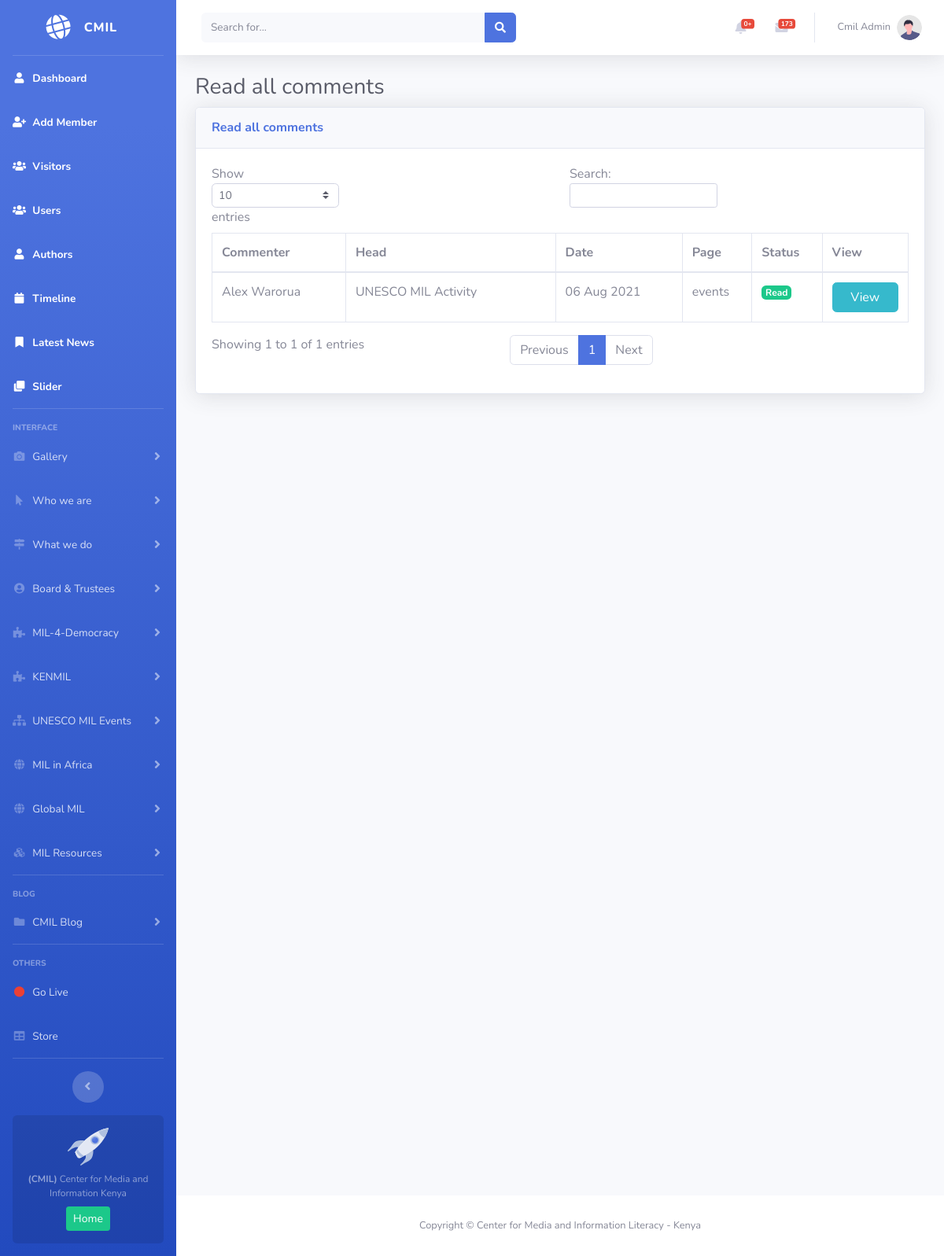
Screenshot of /admin/all_comments.php (signed in) with the database file from the repository.
### tables this page shows
CREATE TABLE `users` (
  `id` int(11) NOT NULL,
  `contact` varchar(15) NOT NULL,
  `email` varchar(50) NOT NULL,
  `firstname` varchar(40) NOT NULL,
  `lastname` varchar(40) NOT NULL,
  `status` int(11) NOT NULL DEFAULT 0,
  `password` text NOT NULL,
  `date` varchar(100) NOT NULL,
  `activate_code` varchar(100) NOT NULL,
  `reset_code` varchar(100) NOT NULL,
  `points` int(100) NOT NULL
);

CREATE TABLE `comments` (
  `id` int(11) NOT NULL,
  `user` int(40) NOT NULL,
  `site` text NOT NULL,
  `head` varchar(50) NOT NULL,
  `content` text NOT NULL,
  `date` varchar(100) NOT NULL,
  `title` varchar(200) NOT NULL,
  `page` varchar(40) NOT NULL,
  `conf_1` int(100) NOT NULL,
  `upraise` int(100) NOT NULL
);

### admin/includes/session.php (called while the page is built, shortened)
<?php
include '../includes/conn.php';
	if(isset($_SESSION['admin'])){
		$conn = $pdo->open();
		try{
			$stmt = $conn->prepare("SELECT * FROM users WHERE id=:id");
			$stmt->execute(['id'=>$_SESSION['admin']]);
			$user = $stmt->fetch();
		}
		catch(PDOException $e){
			echo "There is some problem in connection: " . $e->getMessage();
		}
	}
?>

### admin/all_comments.php (the view, shortened to what this page needs)
<!DOCTYPE html>
<html lang="en">
<?php include 'includes/session.php'; ?>
<?php include 'includes/styles.php'; ?>
<body id="page-top">
    <div id="wrapper">
          <?php include 'includes/sidebar.php'; ?>
        <div id="content-wrapper" class="d-flex flex-column">
            <div id="content">
                 <?php include 'includes/topbar.php'; ?>
                <div class="container-fluid">
                    <h1 class="h3 mb-2 text-gray-800">Read all comments</h1>
                    <div class="card shadow mb-4">
                        <div class="card-header py-3">
                            <h6 class="m-0 font-weight-bold text-primary">Read all comments</h6>
                        </div>
                        <div class="card-body">
						    <div class="table-responsive">
                                <table class="table table-bordered" id="dataTable" width="100%" cellspacing="0">
                                    <thead>
                                        <tr>
										    <th>Commenter</th>
                                            <th>Head</th>
											<th>Date</th>
                                            <th>Page</th>
											<th>Status</th>
                                            <th>View</th>
                                        </tr>
                                    </thead>
                                    <tbody>
									<?php
									$conn = $pdo->open();
									$stmt = $conn->prepare("SELECT *  FROM comments");
									$stmt->execute();
									foreach($stmt as $row){
									if($row['conf_1'] == 1){
									$badge = '<h3 class="badge badge-success">Read</h3>';
									}
									else{
									$badge = '<h3 class="badge badge-danger">Unread</h3>';
									}
									$stmt = $conn->prepare("SELECT *  FROM users WHERE id=:id");
									$stmt->execute(['id'=>$row['user']]);
									$commenter = $stmt->fetch();
								echo '
									<tr>
									        <td>'.$commenter['firstname'].' '.$commenter['lastname'].'</td>
                                            <td>'.$row['head'].'</td>
                                            <td>'.$row['date'].'</td>
                                            <td>
											'.$row['page'].'
											</td>
											<td>
											'.$badge.'
											</td>
										    <td>
											<a href="comment.php?pass='.$row['id'].'" style="width:100%" class="btn btn-info">View</a>
											</td>
                                        </tr>
									';
									}
									?>
                                    </tbody>
                                </table>
                            </div>
                        </div>
                    </div>
                </div>
            </div>
               <?php include 'includes/footer.php'; ?>
</body>
</html>

### admin/includes/topbar.php (shortened to what this page needs)
<nav class="navbar navbar-expand navbar-light bg-white topbar mb-4 static-top shadow">
                    <form
                        class="d-none d-sm-inline-block form-inline mr-auto ml-md-3 my-2 my-md-0 mw-100 navbar-search">
                        <div class="input-group">
                            <input type="text" class="form-control bg-light border-0 small" placeholder="Search for..."
                                aria-label="Search" aria-describedby="basic-addon2">
                            <div class="input-group-append">
                                <button class="btn btn-primary" type="button">
                                    <i class="fas fa-search fa-sm"></i>
                                </button>
                            </div>
                        </div>
                    </form>
                    <ul class="navbar-nav ml-auto">
<?php
$conn = $pdo->open();
$stmt = $conn->prepare("SELECT *,COUNT(*) AS numrows FROM comments WHERE conf_1=0");
$stmt->execute();
$unread = $stmt->fetch();
?>
                        <li class="nav-item dropdown no-arrow mx-1">
                            <a class="nav-link dropdown-toggle" href="#" id="alertsDropdown" role="button"
                                data-toggle="dropdown" aria-haspopup="true" aria-expanded="false">
                                <i class="fas fa-bell fa-fw"></i>
                                <span class="badge badge-danger badge-counter"><?php echo $unread['numrows']; ?>+</span>
                            </a>
                        </li>
                        <li class="nav-item dropdown no-arrow mx-1">
                            <a class="nav-link dropdown-toggle" href="#" id="messagesDropdown" role="button"
                                data-toggle="dropdown" aria-haspopup="true" aria-expanded="false">
								<?php
								$conn = $pdo->open();
								$stmt = $conn->prepare("SELECT *,COUNT(*) AS numrows FROM message WHERE conf_1=0");
								$stmt->execute();
								$messages = $stmt->fetch();
								?>
                                <span class="badge badge-danger badge-counter"><?php echo $messages['numrows']; ?></span>
                            </a>
                        </li>
                        <li class="nav-item dropdown no-arrow">
                            <a class="nav-link dropdown-toggle" href="#" id="userDropdown" role="button"
                                data-toggle="dropdown" aria-haspopup="true" aria-expanded="false">
                                <span class="mr-2 d-none d-lg-inline text-gray-600 small"><?php echo $user['firstname']; ?> <?php echo $user['lastname']; ?></span>
                                <img class="img-profile rounded-circle"
                                    src="includes/img/undraw_profile.svg">
                            </a>
                        </li>
                    </ul>
                </nav>
				</div>
				</div>

### rows the page displays
users: firstname "Cmil", lastname "Admin"
comments: users.firstname "Alex", users.lastname "Warorua", head "UNESCO MIL Activity", date "06 Aug 2021", page "events", conf_1 "Read"

### other values shown
$unread['numrows'] "0"
$messages['numrows'] "173"
